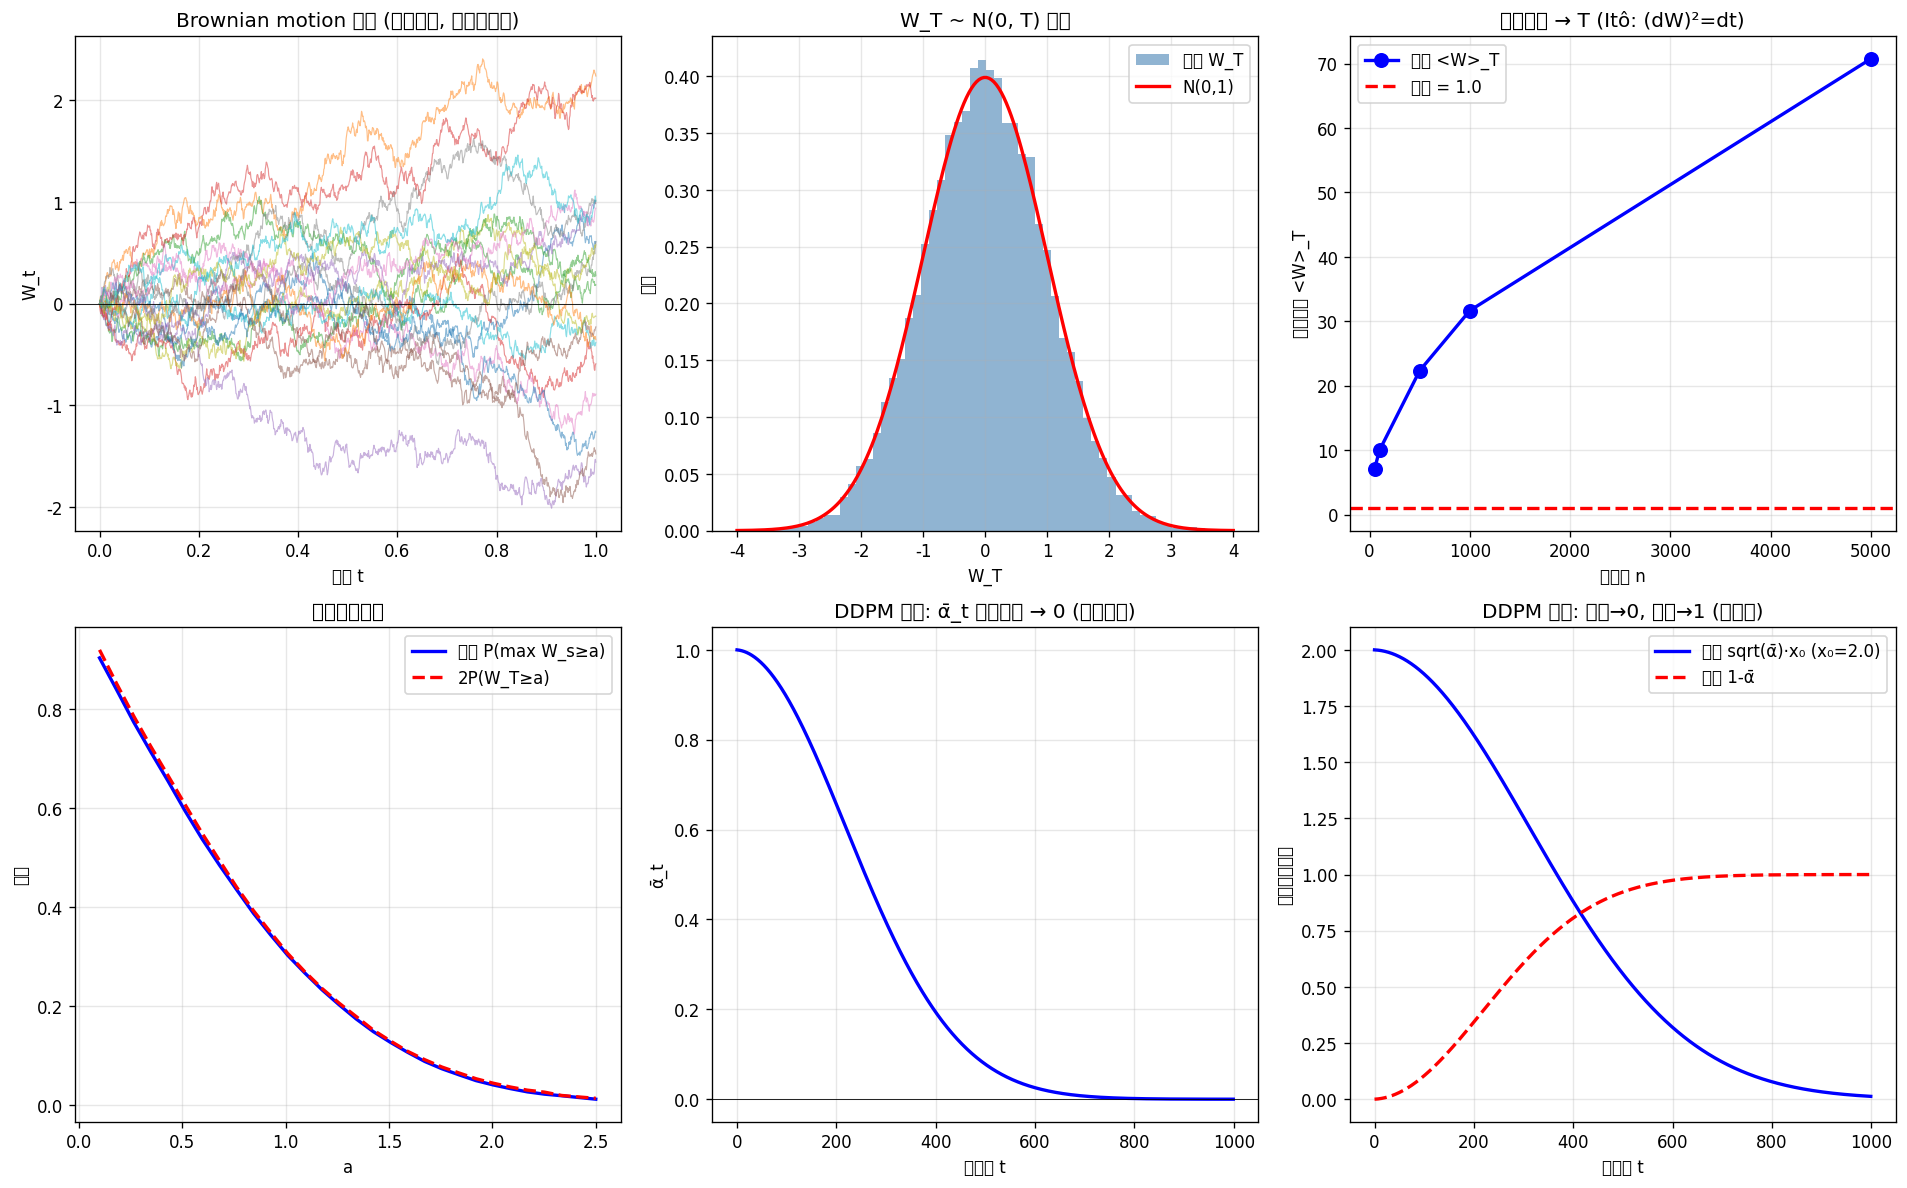

The script that saved this image:
"""
Berkeley MATH 218 · 实验02: Brownian Motion 与 Diffusion Model 的 SDE 基础
依赖: numpy, matplotlib
运行: python3 02_brownian_sde_diffusion.py

验证 (随机过程 -> 扩散模型):
  1. Brownian motion 模拟: W_t-W_s ~ N(0,t-s), 独立增量, 路径连续
  2. 二次变差 <W>_t = t (形式上 (dW)^2 = dt) -> Itô 引理的根源
  3. 反射原理: P(max_{s<=t} W_s >= a) = 2 P(W_t >= a)
  4. DDPM 前向 SDE: x_t = sqrt(αbar_t) x_0 + sqrt(1-αbar_t) ε, 边际分布验证
  5. 扩散模型的逐步加噪 -> 终态近似纯噪声
"""
import numpy as np
import matplotlib
matplotlib.use("Agg")
import matplotlib.pyplot as plt

plt.rcParams["font.sans-serif"] = ["Noto Sans CJK SC", "DejaVu Sans"]
plt.rcParams["axes.unicode_minus"] = False

np.random.seed(42)

# ============================================================
# 实验 1: Brownian motion 路径模拟 + 增量正态性
# ============================================================
print("=" * 60)
print("实验 1: Brownian motion 模拟 — 增量 W_t-W_s ~ N(0, t-s)")
print("=" * 60)

T = 1.0
N = 1000
dt = T / N
n_paths = 20000
# 模拟 Brownian 路径: W_{k+1} = W_k + sqrt(dt) * Z
dW = np.sqrt(dt) * np.random.standard_normal((n_paths, N))
W = np.zeros((n_paths, N + 1))
W[:, 1:] = np.cumsum(dW, axis=1)

# 验证 W_T ~ N(0, T)
emp_mean = W[:, -1].mean()
emp_var = W[:, -1].var()
print(f"  W_T 实测: 均值 = {emp_mean:.4f} (理论 0), 方差 = {emp_var:.4f} (理论 {T})")

# 验证增量 W_T - W_{T/2} ~ N(0, T/2), 且与 W_{T/2} 独立
inc = W[:, -1] - W[:, N // 2]
half = W[:, N // 2]
print(f"  增量 W_T-W_(T/2): 均值 = {inc.mean():.4f} (理论 0), 方差 = {inc.var():.4f} (理论 {T/2})")
print(f"  增量与 W_(T/2) 的相关系数 = {np.corrcoef(inc, half)[0,1]:.4f} (理论 0, 独立)")
print("  结论: Brownian motion 的独立增量 + 正态性 ✓")

# ============================================================
# 实验 2: 二次变差 <W>_t = t (Itô 引理的根源)
# ============================================================
print("\n" + "=" * 60)
print("实验 2: 二次变差 <W>_t = t  →  (dW_t)^2 = dt (Itô 引理根源)")
print("=" * 60)

# 二次变差: sum (W_{k+1}-W_k)^2 -> T (当 dt->0)
for n_steps in [100, 1000, 10000]:
    dt2 = T / n_steps
    dW2 = np.sqrt(dt2) * np.random.standard_normal((5000, n_steps))
    qv = (dW2 ** 2).sum(axis=1)  # 每条路径的二次变差
    print(f"  划分 n={n_steps:5d} (dt={dt2:.4f}): 实测 <W>_T = {qv.mean():.4f} (理论 {T})")
print("  结论: dt->0 时 sum(dW^2) -> T  ✓  => 形式上 (dW_t)^2 = dt")
print("        这正是 Itô 引理 df = f'dW + (1/2)f''dt 多出二阶项的原因")

# Itô 积分验证: int_0^t W_s dW_s = (1/2)W_t^2 - (1/2)t
print("\n  Itô 积分: ∫₀ᵗ W_s dW_s 应 = (1/2)W_t² - (1/2)t")
ito_sum = np.sum(W[:, :-1] * dW, axis=1)  # 左端点 Itô 和
ito_exact = 0.5 * W[:, -1] ** 2 - 0.5 * T
print(f"  Itô 和  = {ito_sum.mean():.4f} (std={ito_sum.std():.4f})")
print(f"  解析值 (1/2)W_T²-(1/2)T 均值 = {ito_exact.mean():.4f}")
print(f"  逐路径误差均值 = {np.mean(ito_sum - ito_exact):.6f} (应 -> 0)")
print("  结论: Itô 积分比 Riemann 多出 -(1/2)t 修正项 ✓")

# ============================================================
# 实验 3: 反射原理 P(max_{s<=t} W_s >= a) = 2 P(W_t >= a)
# ============================================================
print("\n" + "=" * 60)
print("实验 3: 反射原理 — P(max W_s >= a) = 2 P(W_t >= a)")
print("=" * 60)

running_max = np.maximum.accumulate(W, axis=1)
a_values = [0.5, 1.0, 1.5, 2.0]
print(f"  {'a':>6} | {'实测 P(max>=a)':>16} | {'2P(W_T>=a)':>12} | {'相对误差':>10}")
for a in a_values:
    p_max = np.mean(running_max[:, -1] >= a)
    p_refl = 2 * np.mean(W[:, -1] >= a)
    err = abs(p_max - p_refl) / max(p_refl, 1e-10) * 100
    print(f"  {a:6.2f} | {p_max:16.4f} | {p_refl:12.4f} | {err:9.1f}%")
print("  结论: 反射原理 P(max>=a) ≈ 2P(W_T>=a) ✓ (用于障碍期权/首达时间)")

# ============================================================
# 实验 4: DDPM 前向 SDE — 扩散模型加噪过程
# ============================================================
print("\n" + "=" * 60)
print("实验 4: DDPM 前向 SDE — x_t = sqrt(ᾱ_t) x_0 + sqrt(1-ᾱ_t) ε")
print("        (Ho et al., arXiv:2006.11239)")
print("=" * 60)

# DDPM 调度: beta_t 线性, alpha_t = 1-beta_t, alphabar_t = prod alpha
T_ddpm = 1000
betas = np.linspace(1e-4, 0.02, T_ddpm)
alphas = 1 - betas
alphabar = np.cumprod(alphas)

# 原始数据 x_0 = 某固定点 (e.g. 一个像素值 / 1D 数据)
x0 = 2.0
n_samples_ddpm = 50000

# 选几个时间步验证边际分布
t_steps = [10, 100, 300, 500, 999]
print(f"  x_0 = {x0}, 验证 x_t | x_0 ~ N(sqrt(ᾱ_t) x_0, (1-ᾱ_t))")
print(f"  {'t':>6} | {'ᾱ_t':>10} | {'实测均值':>10} | {'理论均值':>10} | {'实测方差':>10} | {'理论方差':>10}")
for t in t_steps:
    ab = alphabar[t]
    eps = np.random.standard_normal(n_samples_ddpm)
    xt = np.sqrt(ab) * x0 + np.sqrt(1 - ab) * eps
    print(f"  {t:6d} | {ab:10.6f} | {xt.mean():10.4f} | {np.sqrt(ab)*x0:10.4f} | {xt.var():10.4f} | {1-ab:10.4f}")
print("  结论: 前向过程边际分布 x_t|x_0 ~ N(sqrt(ᾱ_t)x_0, 1-ᾱ_t) ✓")
print(f"        终态 t=999: ᾱ_t≈{alphabar[-1]:.2e}, x_t ≈ 纯噪声 (信息全毁)")

# ============================================================
# 实验 5: 反向去噪直觉 — score 方向
# ============================================================
print("\n" + "=" * 60)
print("实验 5: score function ∇log p_t(x) — 反向 SDE 的驱动力")
print("=" * 60)

# 对 x_t|x_0 ~ N(m, s^2), score = (x - m)/s^2 = -(eps * sqrt(1-ab))/(1-ab) = -eps/sqrt(1-ab)
# 即 score 与噪声方向相反 (去噪!)
print("  x_t|x_0 ~ N(sqrt(ᾱ)x_0, 1-ᾱ)")
print("  score ∇log p_t(x) = (x - sqrt(ᾱ)x_0)/(1-ᾱ) = -ε/sqrt(1-ᾱ)")
print("  → score 指向 '去噪' 方向 (降低噪声), 反向 SDE 沿 score 演化")
print("  → DDPM 训练神经网络 ε_θ(x_t,t) 预测噪声, 等价于学 score")

# ============================================================
# 可视化
# ============================================================
fig, axes = plt.subplots(2, 3, figsize=(16, 10))

# (1) Brownian 路径
t_grid = np.linspace(0, T, N + 1)
for i in range(20):
    axes[0][0].plot(t_grid, W[i], alpha=0.5, linewidth=0.7)
axes[0][0].axhline(y=0, color="k", linewidth=0.5)
axes[0][0].set_xlabel("时间 t")
axes[0][0].set_ylabel("W_t")
axes[0][0].set_title("Brownian motion 路径 (处处连续, 处处不可导)")
axes[0][0].grid(alpha=0.3)

# (2) W_T 的分布 vs N(0,T)
axes[0][1].hist(W[:, -1], bins=60, density=True, alpha=0.6, color="steelblue", label="实测 W_T")
xg = np.linspace(-4, 4, 200)
axes[0][1].plot(xg, np.exp(-xg**2 / (2*T)) / np.sqrt(2*np.pi*T), "r-", linewidth=2, label="N(0,1)")
axes[0][1].set_xlabel("W_T")
axes[0][1].set_ylabel("密度")
axes[0][0].set_title
axes[0][1].set_title("W_T ~ N(0, T) 验证")
axes[0][1].legend()
axes[0][1].grid(alpha=0.3)

# (3) 二次变差收敛
ns = [50, 100, 500, 1000, 5000]
qvs = []
for ns_ in ns:
    dt_ = T / ns_
    qv_ = (np.sqrt(dt_) * np.random.standard_normal((3000, ns_))**2).sum(axis=1)
    qvs.append(qv_.mean())
axes[0][2].plot(ns, qvs, "bo-", linewidth=2, markersize=8, label="实测 <W>_T")
axes[0][2].axhline(y=T, color="r", linestyle="--", linewidth=2, label="理论 = 1.0")
axes[0][2].set_xlabel("划分数 n")
axes[0][2].set_ylabel("二次变差 <W>_T")
axes[0][2].set_title("二次变差 → T (Itô: (dW)²=dt)")
axes[0][2].legend()
axes[0][2].grid(alpha=0.3)

# (4) 反射原理
a_range = np.linspace(0.1, 2.5, 30)
p_max_emp = [np.mean(running_max[:, -1] >= a) for a in a_range]
p_refl = [2 * np.mean(W[:, -1] >= a) for a in a_range]
axes[1][0].plot(a_range, p_max_emp, "b-", linewidth=2, label="实测 P(max W_s≥a)")
axes[1][0].plot(a_range, p_refl, "r--", linewidth=2, label="2P(W_T≥a)")
axes[1][0].set_xlabel("a")
axes[1][0].set_ylabel("概率")
axes[1][0].set_title("反射原理验证")
axes[1][0].legend()
axes[1][0].grid(alpha=0.3)

# (5) DDPM 调度: alphabar_t 衰减
axes[1][1].plot(alphabar, "b-", linewidth=2)
axes[1][1].set_xlabel("时间步 t")
axes[1][1].set_ylabel("ᾱ_t")
axes[1][1].set_title("DDPM 调度: ᾱ_t 单调衰减 → 0 (信息渐毁)")
axes[1][1].grid(alpha=0.3)
axes[1][1].axhline(y=0, color="k", linewidth=0.5)

# (6) 前向加噪的方差变化
var_t = 1 - alphabar
mean_t = np.sqrt(alphabar) * x0
axes[1][2].plot(t_grid_ddpm := np.arange(T_ddpm), mean_t, "b-", linewidth=2, label=f"均值 sqrt(ᾱ)·x₀ (x₀={x0})")
axes[1][2].plot(t_grid_ddpm, var_t, "r--", linewidth=2, label="方差 1-ᾱ")
axes[1][2].set_xlabel("时间步 t")
axes[1][2].set_ylabel("边际分布参数")
axes[1][2].set_title("DDPM 前向: 均值→0, 方差→1 (纯噪声)")
axes[1][2].legend()
axes[1][2].grid(alpha=0.3)

plt.tight_layout()
plt.savefig(__file__.replace(".py", ".png"), dpi=120, bbox_inches="tight")
print(f"\n图表已保存: {__file__.replace('.py', '.png')}")
